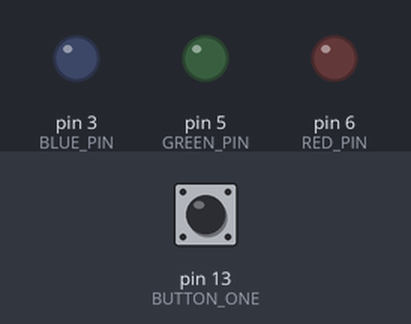
The sketch below on a simulated Arduino Uno, built with avr-gcc and run on an emulated ATmega328P. Shown: output pins drawn as LEDs (lit = HIGH). The inputs (shaded band) are chosen by the test bench; at power-on: pin 13 (BUTTON_ONE) HIGH.

Above: at 1.2 s.
1.3 s: pin 13 (BUTTON_ONE) pulled LOW for 0.15 s
At 1.8 s:
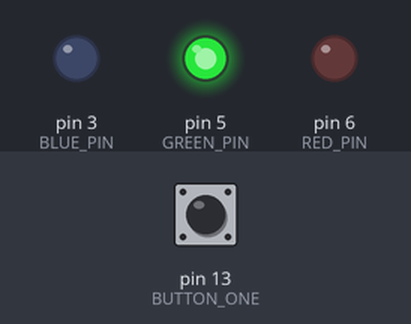
Timing chart, 0 to 4.3 s (numbered marks = the images above; inputs shaded):
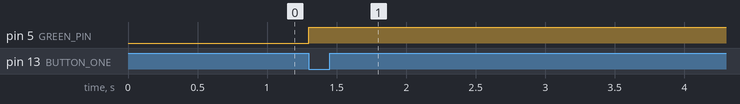

The sketch:

button_testing.ino
```cpp
int BUTTON_ONE = 13;
int BUTTON_ONE_State = 0;
const int RED_PIN = 6;
const int GREEN_PIN = 5;
const int BLUE_PIN = 3;
void setup()
{
  pinMode(BUTTON_ONE, INPUT);
  pinMode(RED_PIN, OUTPUT);
  pinMode(GREEN_PIN, OUTPUT);
  pinMode(BLUE_PIN, OUTPUT);
}

void loop()
{
    int button1state = digitalRead(BUTTON_ONE);
    if(button1state == LOW)
    {
      digitalWrite(GREEN_PIN, HIGH);
  }
}
```

Measured:
- after the input at 1.3 s, pin 5 (GREEN_PIN): LOW → HIGH at once
